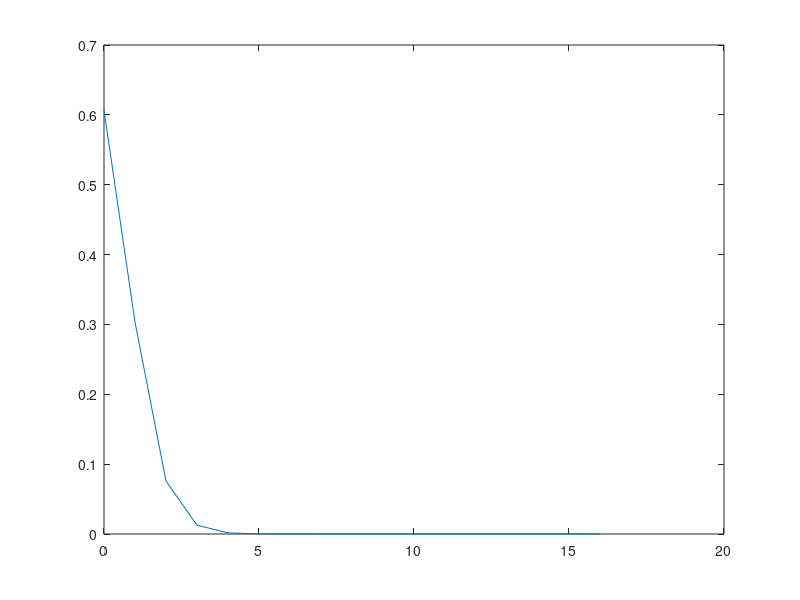

The MATLAB script that drew this image:
clc, clear

N = 16;
N0 = 8;

%b = 5*10^-4;
%m = 0.2;
%b0 = 10^-2;

% Non ho capito m
%m = 0.2;
m = 1/100;
b = 1/200;


pn = zeros(1, N + 1);
pd = zeros(1, N + 1);

pn(1,1) = 0;
pd(1,1) = 0;

for i = 1:N
	if i < 8
		lim1 = b;
    else
        lim1 = b * ((N - i) / (N - N0));
		%lim1 = b * (N - i + 1) * (i - 1);
	end
	mi = i * m;
	pn(1, i + 1) = pn(1,i) + log(lim1);
	pd(1, i + 1) = pd(1,i) + log(mi);
end

p = exp(pn - pd);
p = p / sum(p);

plot(0:N, p);
